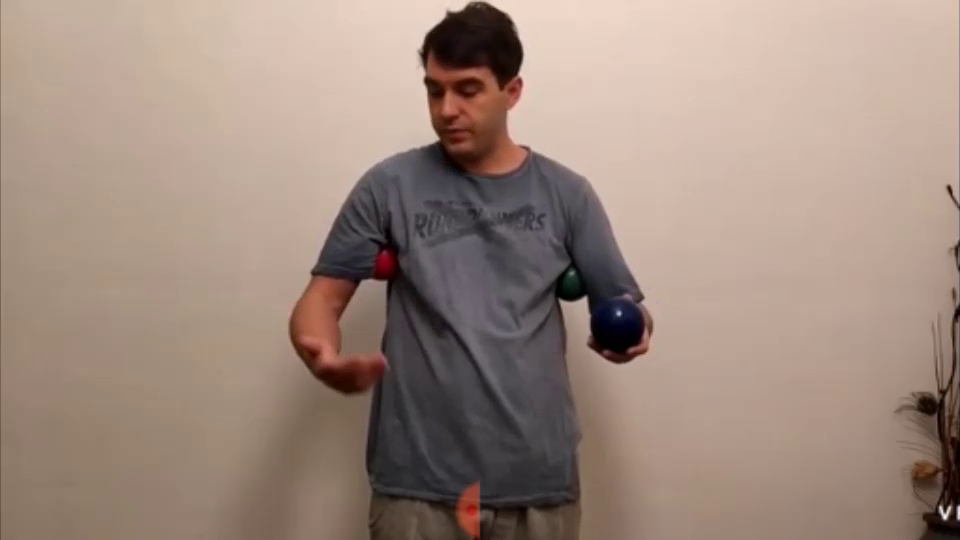
#> input picture frame 102 of 6_funciones_de_dibujo_en OpenCV/elVideo2.mp4, 960 x 540 px
$ python 3_detectar_colores_en_video_todos_MEJORA.py
#> lines starting #> are read from the running program, lines starting #| are printed output that depends on the picture; after the words box and inside, x2 and y2 are one past the last pixel; in counts of white or black regions, pixels touching at a corner belong together
from time import sleep
import cv2
from cv2 import FONT_HERSHEY_SIMPLEX
import numpy as np
import imutils


# arreglos umbral AZUL y  mascara
azulBajo1 = np.array([100,100,20],dtype=np.uint8)
azulAlto1 = np.array([125,255,255],dtype=np.uint8)

# arreglos umbral ROJA y  mascara
redBajo1 = np.array([0,180,100],dtype=np.uint8)
redAlto1 = np.array([8,255,255],dtype=np.uint8)
redBajo2 = np.array([175,180,100],dtype=np.uint8)
redAlto2 = np.array([179,255,255],dtype=np.uint8)


def dibujar_mascara(imagen,mascara,color):
        # buscar contornos.
        contornos,_ = cv2.findContours(mascara,cv2.RETR_EXTERNAL,cv2.CHAIN_APPROX_SIMPLE)
        print(f'Contornos: {len(contornos)}', end= ' ')
        for c in contornos:

                area = cv2.contourArea(c)

                print(f' {area} ' , end= ' ')

                if area > 600:
                        # obtener coordenadas  de la forma detectada...
                        x,y,w,h = cv2.boundingRect(c)

                        if color == (255,0,0):

                                cv2.rectangle(imagen,(x,y),(x+w,y+h),color,3)
                                cv2.line(imagen,(x,y),(x+w,y+h),color,5)

                                font = cv2.FONT_HERSHEY_SIMPLEX
                                cv2.putText(imagen, '{},{}'.format(x,y),(x+10,y),font,0.75,(0,255,0),1,cv2.LINE_AA)

                        if color == (0,0,255):
                                # punto central y coordenadas del punto
                                M = cv2.moments(c)
                                if (M['m00'] == 0): M['m00'] = 1
                                x_centro  =  int( M['m10'] / M['m00'])
                                y_centro  =  int( M['m01'] / M['m00'])
                                radio = x_centro - x
                                cv2.circle(imagen, (x_centro,y_centro), radio , (0,255,0),3)

                                font = cv2.FONT_HERSHEY_SIMPLEX
                                cv2.putText(imagen, '{},{}'.format(x,y),(x+10,y),font,0.75,(0,255,0),1,cv2.LINE_AA)

                                # suavizar el contorno .... para que no sea irregular
                                #contorno_suavizado_azul = cv2.convexHull(c)

                                #cv2.drawContours(imagen, [contorno_suavizado_azul],0,color,3)


captura = cv2.VideoCapture('elVideo2.mp4')

while (captura.isOpened()):
        ret, imagen = captura.read()
#> imagen is the input picture: shape (540, 960, 3); mean B, G, R 126.8, 138.8, 158.9
        if ret is True:
                imagenHSV = cv2.cvtColor(imagen, cv2.COLOR_BGR2HSV)
#> imagenHSV: shape (540, 960, 3); mean H, S, V 30.2, 56.4, 159.3

                mascara_azul = cv2.inRange(imagenHSV,azulBajo1,azulAlto1)
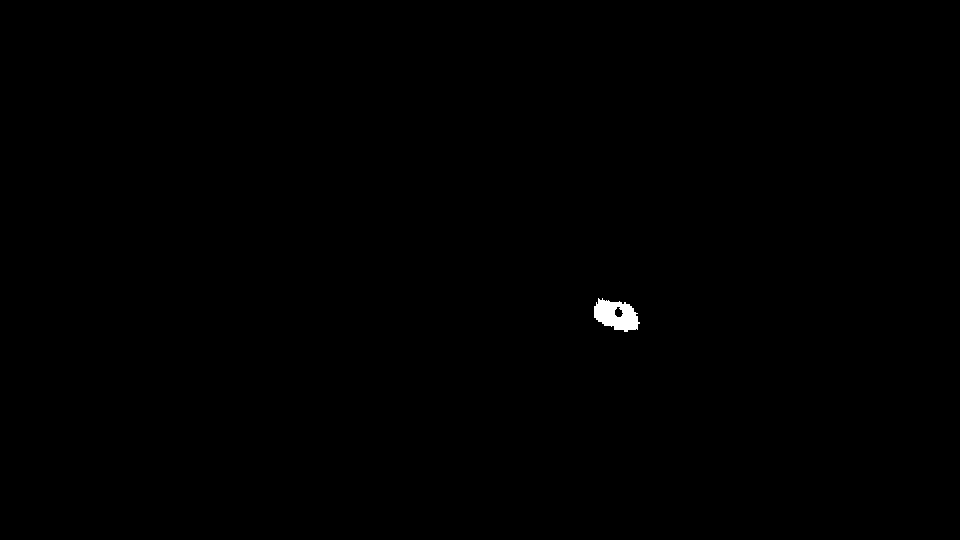
#> mascara_azul: shape (540, 960); 0.19% white; 1 white region, box (x1, y1, x2, y2) and area: (594, 298, 640, 332) 1000

                mascara_roja1 = cv2.inRange(imagenHSV,redBajo1,redAlto1)
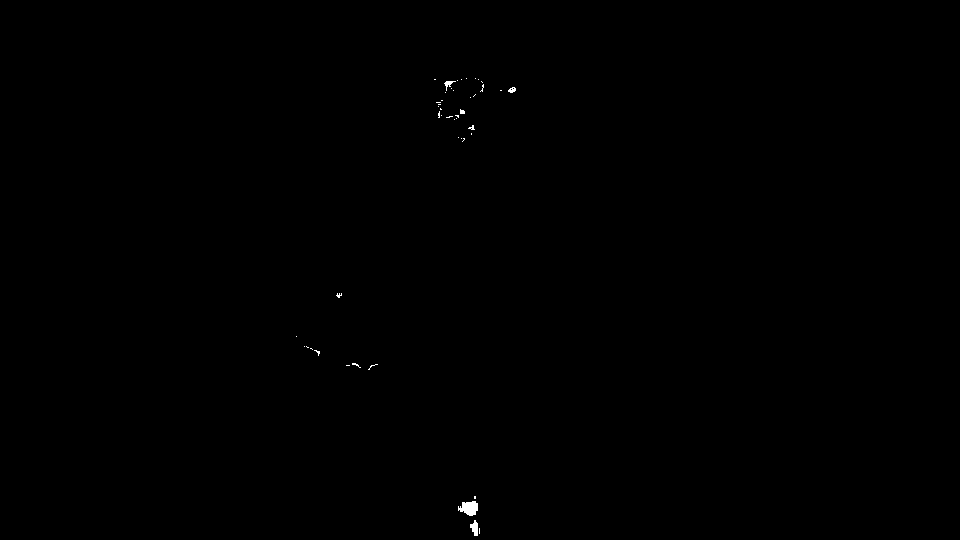
#> mascara_roja1: shape (540, 960); 0.11% white; 46 white regions (41 under 20 px), largest, box (x1, y1, x2, y2) and area: (458, 501, 478, 516) 210, (470, 520, 478, 536) 84, (444, 81, 456, 91) 44, (508, 87, 516, 93) 32, (460, 109, 465, 114) 20
                mascara_roja2 = cv2.inRange(imagenHSV,redBajo2,redAlto2)
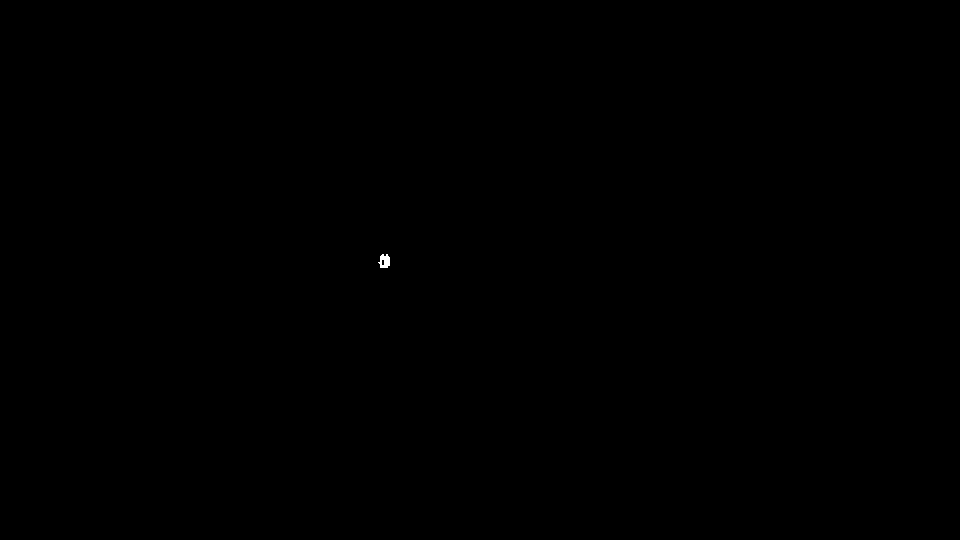
#> mascara_roja2: shape (540, 960); 0.02% white; 1 white region, box (x1, y1, x2, y2) and area: (378, 254, 390, 268) 117
                mascara_ROJA = cv2.add(mascara_roja1,mascara_roja2)
#> mascara_ROJA: shape (540, 960); 0.13% white; 47 white regions (41 under 20 px)


                dibujar_mascara(imagen,mascara_azul,(255,0,0))
#> in dibujar_mascara, `contornos,_ = cv2.findContours(mascara,cv2.RETR_EXTERNAL,cv2.CHAIN_APP..`: contornos = 1 contour; box (x1, y1, x2, y2) and area: (594, 298, 640, 332) 982
#| Contornos: 1
#> the loop in dibujar_mascara, `for c in contornos: ` made 1 pass
#> (area, x, y, w, h, font) on pass 1: (981.5, 594, 298, 46, 34, 0)
#|  981.5
#> after the loop in dibujar_mascara, `for c in contornos:`:
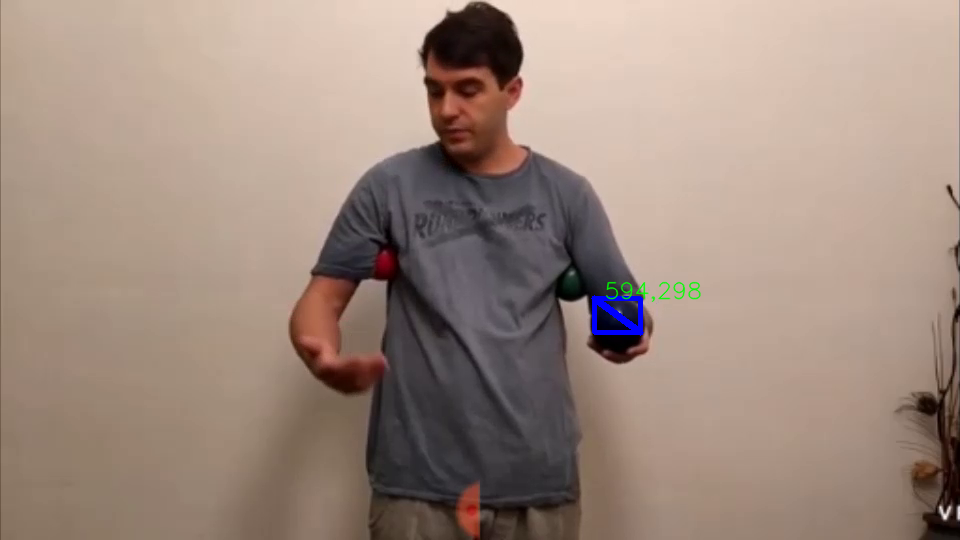
#> imagen: shape (540, 960, 3); 0.36% of pixels changed, all inside (x1, y1, x2, y2) = (591, 281, 701, 336)
                dibujar_mascara(imagen, mascara_ROJA,(0,0,255))
#> in dibujar_mascara (call 2), `contornos,_ = cv2.findContours(mascara,cv2.RETR_EXTERNAL,cv2.CHAIN_APP..`: contornos = 47 contours, 42 with area under 20; largest, box (x1, y1, x2, y2) and area: (458, 501, 478, 516) 178, (378, 254, 390, 268) 105, (470, 520, 478, 536) 64, (444, 81, 456, 91) 26, (508, 87, 516, 93) 24
#| Contornos: 47
#> the loop in dibujar_mascara (call 2), `for c in contornos: ` made 47 passes
#> area on passes 2, 3, 14, 38, 41: 64, 177.5, 105, 24.5, 26
#|  0.0
#|  64.0
#|  177.5
#|  2.0
#|  0.0
#|  2.0
#|  6.0
#|  5.5
#> (further printed lines are left out)

                cv2.imshow('Video ORIGINAL', imagen)
                #cv2.imshow('Mask AZUL', filtro_azul)
                if cv2.waitKey(20) & 0xff == ord('s'):
#> (key Esc is pressed here)
                        break

captura.relase()
cv2.destroyAllWindows

$ run again, starting later in the video
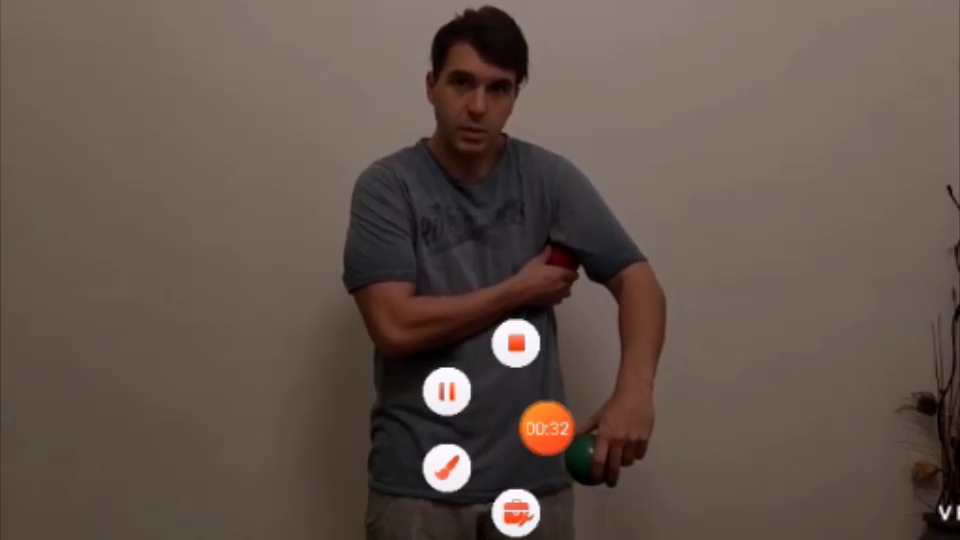
#> input picture frame 816 of 6_funciones_de_dibujo_en OpenCV/elVideo2.mp4, 960 x 540 px
#> imagen is the input picture: shape (540, 960, 3); mean B, G, R 77.5, 85.3, 99.8
#> imagenHSV: shape (540, 960, 3); mean H, S, V 24.6, 62.1, 99.9
#> mascara_azul: shape (540, 960); 0% white in thin lines or dots, all inside (x1, y1, x2, y2) = (520, 408, 522, 410)
#> mascara_roja1: shape (540, 960); 0.24% white; 13 white regions (7 under 20 px)
#> mascara_roja2: shape (540, 960); every value is 0
#> contornos = [[[520, 408], [520, 409], [521, 409], [521, 408]]]
#| Contornos: 1
#> the loop in dibujar_mascara, `for c in contornos: ` made 1 pass
#> (c, area) on pass 1: ([[520, 408], [520, 409], [521, 409], [521, 408]], 1)
#> (printed output is left out)
#> contornos = 13 contours, 8 with area under 20; largest, box (x1, y1, x2, y2) and area: (522, 420, 576, 456) 708, (505, 514, 528, 524) 134, (510, 340, 524, 350) 106, (450, 388, 454, 400) 22, (448, 458, 456, 469) 21
#| Contornos: 13
#> the loop in dibujar_mascara (call 2), `for c in contornos: ` made 13 passes
#> (area, x, y, w, h, x_centro, y_centro, radio) on pass 10: (708, 522, 420, 54, 36, 551, 443, 29)
#> (printed output is left out)
#> after the loop in dibujar_mascara (call 2), `for c in contornos:`:
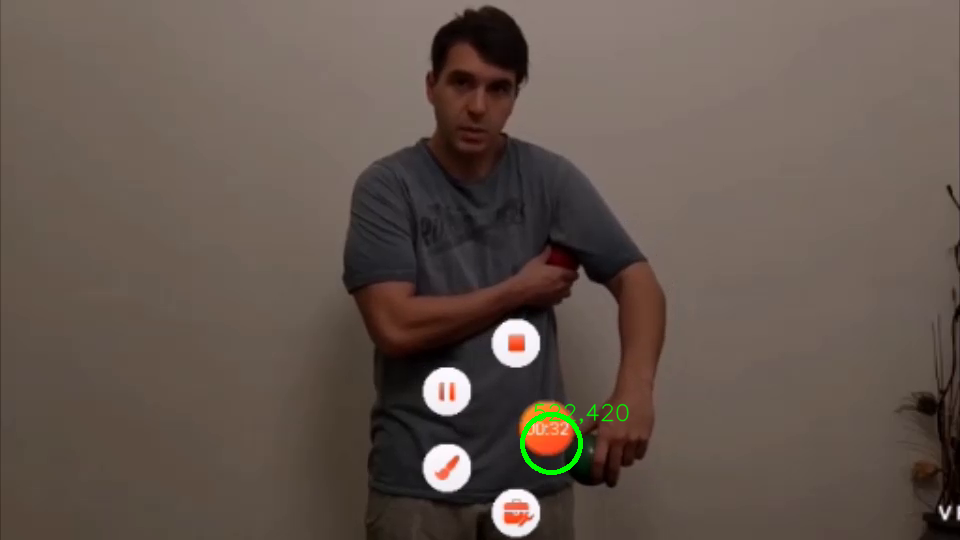
#> imagen: shape (540, 960, 3); 0.3% of pixels changed, all inside (x1, y1, x2, y2) = (520, 403, 629, 475)
